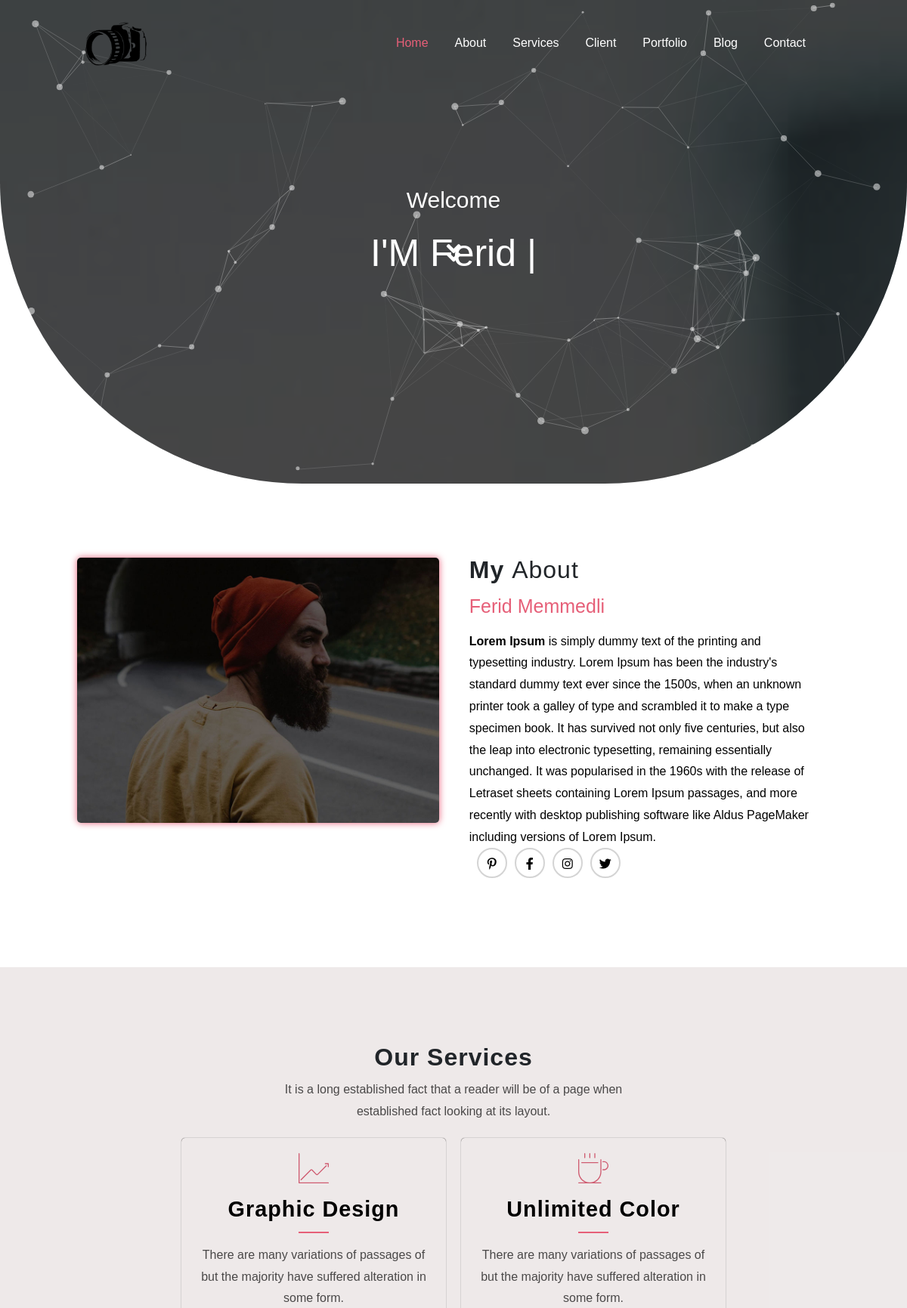
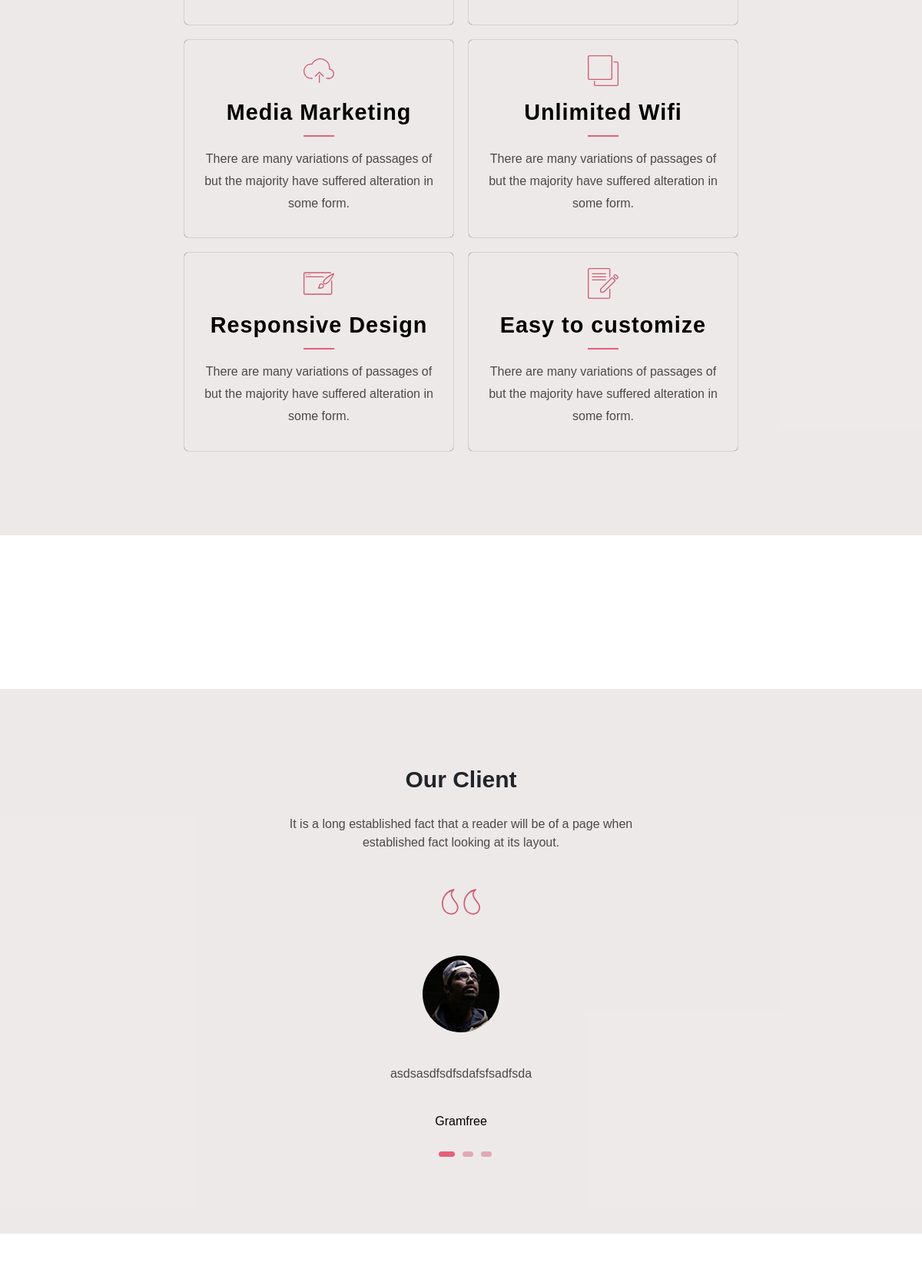
The page / (upper part) on the database its author committed (2 pictures, top to bottom).
### models.py (models this page shows)
class Seo(db.Model):
    id = db.Column(db.Integer, primary_key=True)
    title = db.Column(db.String(20),nullable=False)
    keywords = db.Column(db.String(20),nullable=False)
    image = db.Column(db.String,nullable=False)
    homeimage = db.Column(db.String,nullable=False)

class About(db.Model):
    id = db.Column(db.Integer, primary_key=True)
    title = db.Column(db.String(20),nullable=False)
    detail = db.Column(db.Text,nullable=False)
    image = db.Column(db.String,nullable=False)

class Social(db.Model):
    id = db.Column(db.Integer, primary_key=True)
    pinterest = db.Column(db.String)
    facebook = db.Column(db.String)
    instagram = db.Column(db.String)
    twitter = db.Column(db.String)

class Client(db.Model):
    id = db.Column(db.Integer, primary_key=True)
    title = db.Column(db.String(20),nullable=False)
    detail = db.Column(db.String,nullable=False)
    image = db.Column(db.String,nullable=False)

### app/routes.py (the view)
@app.route('/',methods=['GET','POST'])
def homePage():
    seo=Seo.query.all()
    blog=Blogs.query.all()
    contact= Contact.query.all()
    about=About.query.all()
    client=Client.query.all()
    social=Social.query.all()
    if request.method == 'POST':
        form = Form(userName=request.form['name'],userEmail=request.form['email'],
            userSubject=request.form['subject'],userMessage=request.form['comments'])
        db.session.add(form)
        db.session.commit()
        return redirect ('/')
    return render_template('app/index.html',seo=seo,blog=blog,contact=contact,about=about,client=client,social=social)

### app/templates/app/index.html (shortened to what this page needs)
{% extends "app/layout.html" %}
{% block content_menu %}
<li><a class="blank" href="#blog">Blog</a></li>
<li><a class="blank" href="#contact">Contact</a></li>
{% endblock %}
{% block content_body %}
<section id="about" class="flex-full-center">
    <div class="flex-spacebetween border-box pb-2x">
        {% for i in about %}
        <div class="mr-3x" id="about-logo"><img class="width-full" src="{{i.image}}"></div>
        <div class="pr-1x flex-spacebetween pl-1x border-box width-full" id="about-metn">
            <h2 class="mb-1x">My <span>About</span></h2>
            <h4><span class="color-red">{{i.title}}</span></h4>
            <p class="mb-1x color-light-black">{{i.detail|safe}}</p>
            {% endfor %}
            <ul class="flex-horizontal-start">
                {% for i in social %}
                <li><a href="{{i.pinterest}}" target="blank" class="ml-1x" ><i class="fab fa-pinterest-p"></i></a></li>
                <li><a href="{{i.facebook}}" target="blank" class="ml-1x"><i class="fab fa-facebook-f"></i></a></li>
                <li><a href="{{i.instagram}}" target="blank" class="ml-1x"><i class="fab fa-instagram"></i></a></li>
                <li><a href="{{i.twitter}}" target="blank" class="ml-1x"><i class="fab fa-twitter"></i></a></li>
                {% endfor %}
            </ul>
        </div>
    </div>
</section>
<section id="servies" class="pv-10x color-bg-white">
    <h2>Our Services</h2>
    <p class="mv-2x mb-7x border-box color-light-black">It is a long established fact that a reader will be of a
        page when established fact looking at its
        layout.</p>
    <div class="container">
        <div class="row">
            <div class="col-4 box">
                <div class="flex-full-center mb-2x"><img src="./static/img/svg/mbri-growing-chart.svg" alt="svg">
                </div>
                <h4 class="mb-1x">Graphic Design</h4>
                <div class="services"></div>
                <p class="mb-1x">
                    There are many variations of passages of but the majority have suffered alteration in some form.
                </p>
            </div>
            <div class="col-4 box">
                <div class="flex-full-center mb-2x"><img src="./static/img/svg/mbri-hot-cup.svg" alt="svg"></div>
                <h4 class="mb-1x">Unlimited Color</h4>
                <div class="services"></div>
                <p class="mb-1x">
                    There are many variations of passages of but the majority have suffered alteration in some form.
                </p>
            </div>
            <div class="col-4 box">
                <div class="flex-full-center mb-2x"><img src="./static/img/svg/mbri-upload.svg" alt="svg"></div>
                <h4 class="mb-1x">Media Marketing</h4>
                <div class="services"></div>
                <p class="mb-1x">
                    There are many variations of passages of but the majority have suffered alteration in some form.
                </p>
            </div>
            <div class="col-4 box">
                <div class="flex-full-center mb-2x"><img src="./static/img/svg/mbri-layers.svg" alt="svg"></div>
                <h4 class="mb-1x">Unlimited Wifi</h4>
                <div class="services"></div>
                <p class="mb-1x">
                    There are many variations of passages of but the majority have suffered alteration in some form.
                </p>
            </div>
            <div class="col-4 box">
                <div class="flex-full-center mb-2x"><img src="./static/img/svg/mbri-website-theme.svg" alt="svg">
                </div>
                <h4 class="mb-1x">Responsive Design</h4>
                <div class="services"></div>
                <p class="mb-1x">
                    There are many variations of passages of but the majority have suffered alteration in some form.
                </p>
            </div>
            <div class="col-4 box">
                <div class="flex-full-center mb-2x"><img src="./static/img/svg/mbri-edit.svg" alt="svg"></div>
                <h4 class="mb-1x">Easy to customize</h4>
                <div class="services"></div>
                <p class="mb-1x">
                    There are many variations of passages of but the majority have suffered alteration in some form.
                </p>
            </div>
        </div>
    </div>
</section>
<main id="freelancer" class="pv-10x">
</main>
<section id="client" class="pv-10x">
    <div class="container flex-columun-around">
        <h2>Our Client</h2>
        <p class="flex-full-center m-2x color-light-black">It is a long established fact that a reader will be of a
            page when established fact looking at its layout.</p>
        <div id="baba">
            <div id="ata">
                {% for i in client %}
                <div class="slayt flex-columun-around">
                    <div class="svg-dirnaq"><img src="./static/img/svg/mbri-quote-left.svg"></div>
                    <div class="lg flex-full-center"><img src="{{i.image}}"></div>
                    <p class="flex-full-center color-light-black">{{i.detail}}</p>
                    <div class="alt flex-full-center">{{i.title}}</div>
                </div>
                {% endfor %}
            </div>
        </div>
        <div class="aktiv flex-full-center">
            <span id="active1" class="aktiv1 active btn-border-radius-6x ml-1x mt-1x"></span>
            <span id="active2" class="aktiv1 btn-border-radius-6x ml-1x mt-1x"></span>
            <span id="active3" class="aktiv1 btn-border-radius-6x ml-1x mt-1x"></span>
        </div>
    </div>
</section>
<section id="portfolio" class="pv-10x">
</section>
{% endblock %}

### app/templates/app/layout.html (shortened to what this page needs)
<!DOCTYPE html>
<html>
<head>
    <link rel="stylesheet" href="https://cdnjs.cloudflare.com/ajax/libs/font-awesome/5.15.1/css/all.min.css"
 />
    <link rel="stylesheet" href="./static/css/reset.css">
    <link rel="stylesheet" href="./static/css/style.css">
</head>
<body>
    <div class="nav width-full flex-full-center">
        <nav class="nav-bar flex-spacebetween-center">
            <span class="nav-bar-left"><a href="{{ url_for('homePage') }}#header">
                    {% for i in seo %}
                    <img id="darklogo" src="{{i.image}}">
                    {% endfor %}
                </a></span>
            <div class="nav-bar-right">
                <ul class="flex-spacearound-center">
                    <li><a class="blank isik" href="{{ url_for('homePage') }}#header">Home</a></li>
                    <li><a class="blank" href="{{ url_for('homePage') }}#about">About</a></li>
                    <li><a class="blank" href="{{ url_for('homePage') }}#servies">Services</a></li>
                    <li><a class="blank" href="{{ url_for('homePage') }}#client">Client</a></li>
                    <li><a class="blank" href="{{ url_for('homePage') }}#portfolio">Portfolio</a></li>
                    {% block content_menu %}
                    {% endblock %}
                </ul>
            </div>
        </nav>
    </div>
    {% for i in seo %}
    <header id="header" style="background:url({{i.homeimage}}) fixed center padding-box;background-size: cover;">
        <div id="particles-js"></div>
        <div class="content color-white flex-columun-center width-full">
            <h4 class="mb-3x">Welcome</h4>
            <div style="position: realtive;font-size:50px;">
                <div style="display: inline-block;">I'M
                    <h1 id="typed-strings" style="letter-spacing: 5px;" class="mb-3x">
                        <strong>{{i.keywords}}</strong>
                    </h1>
                </div>
                <span id="typed"></span>
            </div>
            <div class="dubl-down width-full"><a href="#about" class="down color-white">
                    <i class="fas fa-angle-double-down"></i></a></div>
        </div>
    </header>
    {% endfor %}
    {% block content_body %}
    {% endblock %}
</body>
</html>

### rows shown on the page
Seo: image (picture), homeimage (picture), keywords "Ferid"
About: image (picture), title "Ferid Memmedli", detail "Lorem Ipsum is simply dummy text of the printing and typesetting industry. Lorem Ipsum has been the industry's standard dummy text ever since the 1500s, when an unknown printer took a galley of type and scrambled it to make a type specimen book. It has survived not only five centuries, but also the leap into electronic typesetting, remaining essentially unchanged. It was popularised in the 1960s with the release of Letraset sheets containing Lorem Ipsum passages, and more recently with desktop publishing software like Aldus PageMaker including versions of Lorem Ipsum."
Client: image (picture), detail "asdsasdfsdfsdafsfsadfsda", title "Gramfree"
